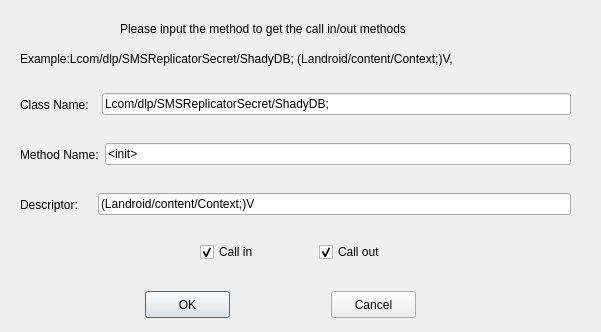
<?xml version="1.0" encoding="UTF-8"?>
<ui version="4.0">
 <class>CallInOutDialog</class>
 <widget class="QDialog" name="CallInOutDialog">
  <property name="geometry">
   <rect>
    <x>0</x>
    <y>0</y>
    <width>601</width>
    <height>332</height>
   </rect>
  </property>
  <property name="windowTitle">
   <string>Call in/out Dialog</string>
  </property>
  <widget class="QLabel" name="label">
   <property name="geometry">
    <rect>
     <x>120</x>
     <y>20</y>
     <width>351</width>
     <height>17</height>
    </rect>
   </property>
   <property name="text">
    <string>Please input the method to get the call in/out methods</string>
   </property>
  </widget>
  <widget class="QLabel" name="label_5">
   <property name="geometry">
    <rect>
     <x>20</x>
     <y>50</y>
     <width>531</width>
     <height>17</height>
    </rect>
   </property>
   <property name="text">
    <string>Example:Lcom/dlp/SMSReplicatorSecret/ShadyDB; (Landroid/content/Context;)V,&lt;init&gt;</string>
   </property>
  </widget>
  <widget class="QWidget" name="">
   <property name="geometry">
    <rect>
     <x>20</x>
     <y>90</y>
     <width>551</width>
     <height>29</height>
    </rect>
   </property>
   <layout class="QHBoxLayout" name="horizontalLayout">
    <item>
     <widget class="QLabel" name="label_2">
      <property name="text">
       <string>Class Name:  </string>
      </property>
     </widget>
    </item>
    <item>
     <widget class="QLineEdit" name="lineEdit_class">
      <property name="text">
       <string>Lcom/dlp/SMSReplicatorSecret/ShadyDB;</string>
      </property>
     </widget>
    </item>
   </layout>
  </widget>
  <widget class="QWidget" name="">
   <property name="geometry">
    <rect>
     <x>20</x>
     <y>140</y>
     <width>551</width>
     <height>29</height>
    </rect>
   </property>
   <layout class="QHBoxLayout" name="horizontalLayout_2">
    <item>
     <widget class="QLabel" name="label_3">
      <property name="text">
       <string>Method Name:</string>
      </property>
     </widget>
    </item>
    <item>
     <widget class="QLineEdit" name="lineEdit_method">
      <property name="text">
       <string>&lt;init&gt;</string>
      </property>
     </widget>
    </item>
   </layout>
  </widget>
  <widget class="QWidget" name="">
   <property name="geometry">
    <rect>
     <x>20</x>
     <y>190</y>
     <width>551</width>
     <height>29</height>
    </rect>
   </property>
   <layout class="QHBoxLayout" name="horizontalLayout_3">
    <item>
     <widget class="QLabel" name="label_4">
      <property name="text">
       <string>Descriptor:    </string>
      </property>
     </widget>
    </item>
    <item>
     <widget class="QLineEdit" name="lineEdit_descriptor">
      <property name="text">
       <string>(Landroid/content/Context;)V</string>
      </property>
     </widget>
    </item>
   </layout>
  </widget>
  <widget class="QWidget" name="">
   <property name="geometry">
    <rect>
     <x>200</x>
     <y>240</y>
     <width>231</width>
     <height>24</height>
    </rect>
   </property>
   <layout class="QHBoxLayout" name="horizontalLayout_4">
    <item>
     <widget class="QCheckBox" name="checkBox_in">
      <property name="text">
       <string>Call in</string>
      </property>
      <property name="checked">
       <bool>true</bool>
      </property>
     </widget>
    </item>
    <item>
     <widget class="QCheckBox" name="checkBox_out">
      <property name="text">
       <string>Call out</string>
      </property>
      <property name="checked">
       <bool>true</bool>
      </property>
     </widget>
    </item>
   </layout>
  </widget>
  <widget class="QWidget" name="">
   <property name="geometry">
    <rect>
     <x>50</x>
     <y>290</y>
     <width>461</width>
     <height>29</height>
    </rect>
   </property>
   <layout class="QHBoxLayout" name="horizontalLayout_5">
    <item>
     <widget class="QPushButton" name="pushButton_ok">
      <property name="maximumSize">
       <size>
        <width>85</width>
        <height>27</height>
       </size>
      </property>
      <property name="text">
       <string>OK</string>
      </property>
     </widget>
    </item>
    <item>
     <widget class="QPushButton" name="pushButton_cancel">
      <property name="maximumSize">
       <size>
        <width>85</width>
        <height>27</height>
       </size>
      </property>
      <property name="text">
       <string>Cancel</string>
      </property>
     </widget>
    </item>
   </layout>
  </widget>
 </widget>
 <resources/>
 <connections>
  <connection>
   <sender>pushButton_cancel</sender>
   <signal>clicked(bool)</signal>
   <receiver>CallInOutDialog</receiver>
   <slot>close()</slot>
   <hints>
    <hint type="sourcelabel">
     <x>409</x>
     <y>302</y>
    </hint>
    <hint type="destinationlabel">
     <x>485</x>
     <y>288</y>
    </hint>
   </hints>
  </connection>
  <connection>
   <sender>pushButton_ok</sender>
   <signal>clicked(bool)</signal>
   <receiver>CallInOutDialog</receiver>
   <slot>close()</slot>
   <hints>
    <hint type="sourcelabel">
     <x>167</x>
     <y>294</y>
    </hint>
    <hint type="destinationlabel">
     <x>78</x>
     <y>276</y>
    </hint>
   </hints>
  </connection>
 </connections>
</ui>
